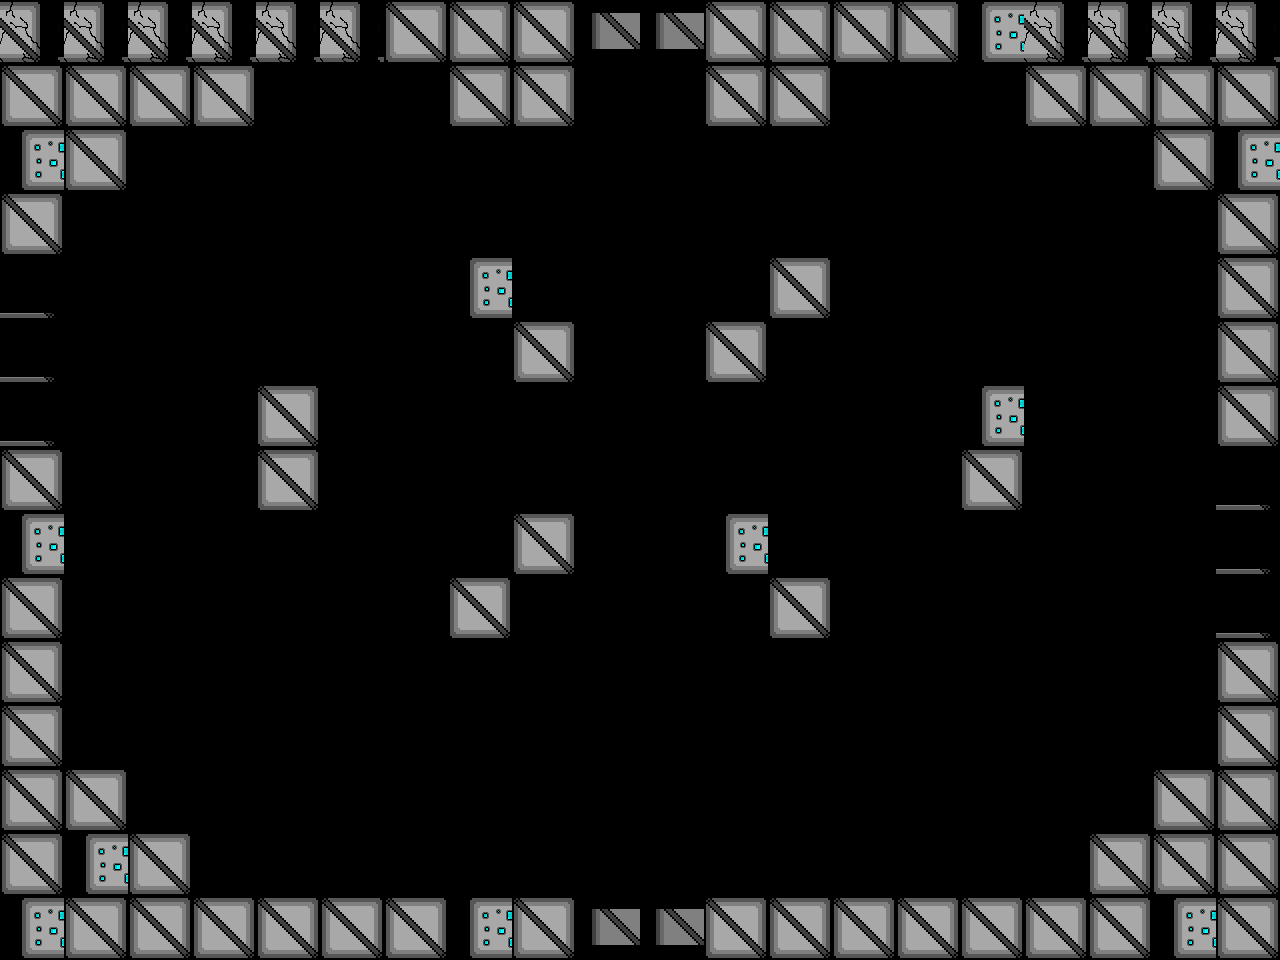

Rendered tile map (Tiled .tmx) drawn with the repository's tilesets; below, a short description and the map source with its tile grids summarised:
An orthogonal 20x15 tile map with 64x64 px tiles, 1 tile layer (Tile Layer 2) and 6 objects (4x Assassin, ScrollingBackground, Player).

<map version="1.0" tiledversion="1.1.1" orientation="orthogonal" renderorder="right-down" width="20" height="15" tilewidth="64" tileheight="64" infinite="0" nextobjectid="101">
 <properties>
  <property name="assassin" value="assets/assasin_rightLeftSpritesheet.png" />
  <property name="backgroundEasy" value="assets/backgroundEasy.png" />
  <property name="backgroundHard" value="assets/backgroundHard.png" />
  <property name="backgroundMedium" value="assets/backgroundMedium.png" />
  <property name="boss" value="assets/boss.png" />
  <property name="bossexplosion" value="assets/bossexplosion.png" />
  <property name="damageUp" value="assets/metalBoxCoin.png" />
  <property name="explosion" value="assets/explosion.png" />
  <property name="firingRateUp" value="assets/metalBoxCoin.png" />
  <property name="healthUp" value="assets/metalBoxHeart.png" />
  <property name="largeexplosion" value="assets/largeexplosion.png" />
  <property name="loading" value="assets/loading.png" />
  <property name="moveSpeedUp" value="assets/metalBoxCoin.png" />
  <property name="newborn" value="assets/newborn_spritesheet(h54_w62).png" />
  <property name="player" value="assets/playerSpriteSheetTemp.png" />
  <property name="reward" value="assets/reward1.png" />
  <property name="smallexplosion" value="assets/smallexplosion.png" />
  <property name="uno" value="assets/uno_Static.png" />
 </properties>
 <tileset firstgid="1" name="blocks1" tilewidth="64" tileheight="64" tilecount="14" columns="14">
  <image source="blocks1.png" width="900" height="64" />
 </tileset>
 <objectgroup color="#00ff00" name="Object Layer 1">
  <object id="59" name="Background" type="ScrollingBackground" x="0" y="0" width="64" height="64">
   <properties>
    <property name="numFrames" value="1" />
    <property name="textureHeight" value="960" />
    <property name="textureID" value="backgroundMedium" />
    <property name="textureWidth" value="1280" />
   </properties>
  </object>
  <object id="55" name="Player1" type="Player" x="621.697" y="419.912" width="34" height="64">
   <properties>
    <property name="numFrames" value="6" />
    <property name="textureHeight" value="60" />
    <property name="textureID" value="player" />
    <property name="textureWidth" value="34" />
   </properties>
  </object>
  <object id="95" name="Assassin1" type="Assassin" x="142.5" y="720.5" width="99" height="99">
   <properties>
    <property name="numFrames" value="4" />
    <property name="textureHeight" value="100" />
    <property name="textureID" value="assassin" />
    <property name="textureWidth" value="100" />
   </properties>
  </object>
  <object id="96" name="Assassin1" type="Assassin" x="1034.5" y="718.5" width="99" height="99">
   <properties>
    <property name="numFrames" value="4" />
    <property name="textureHeight" value="100" />
    <property name="textureID" value="assassin" />
    <property name="textureWidth" value="100" />
   </properties>
  </object>
  <object id="97" name="Assassin1" type="Assassin" x="1038.5" y="144.5" width="99" height="99">
   <properties>
    <property name="numFrames" value="4" />
    <property name="textureHeight" value="100" />
    <property name="textureID" value="assassin" />
    <property name="textureWidth" value="100" />
   </properties>
  </object>
  <object id="98" name="Assassin1" type="Assassin" x="142.5" y="148.5" width="99" height="99">
   <properties>
    <property name="numFrames" value="4" />
    <property name="textureHeight" value="100" />
    <property name="textureID" value="assassin" />
    <property name="textureWidth" value="100" />
   </properties>
  </object>
 </objectgroup>
 <layer name="Tile Layer 2" width="20" height="15">
  <properties>
   <property name="collidable" value="" />
  </properties>
  <data>[300 cells, 96 non-empty, 5 distinct tile ids]</data>
 </layer>
</map>
